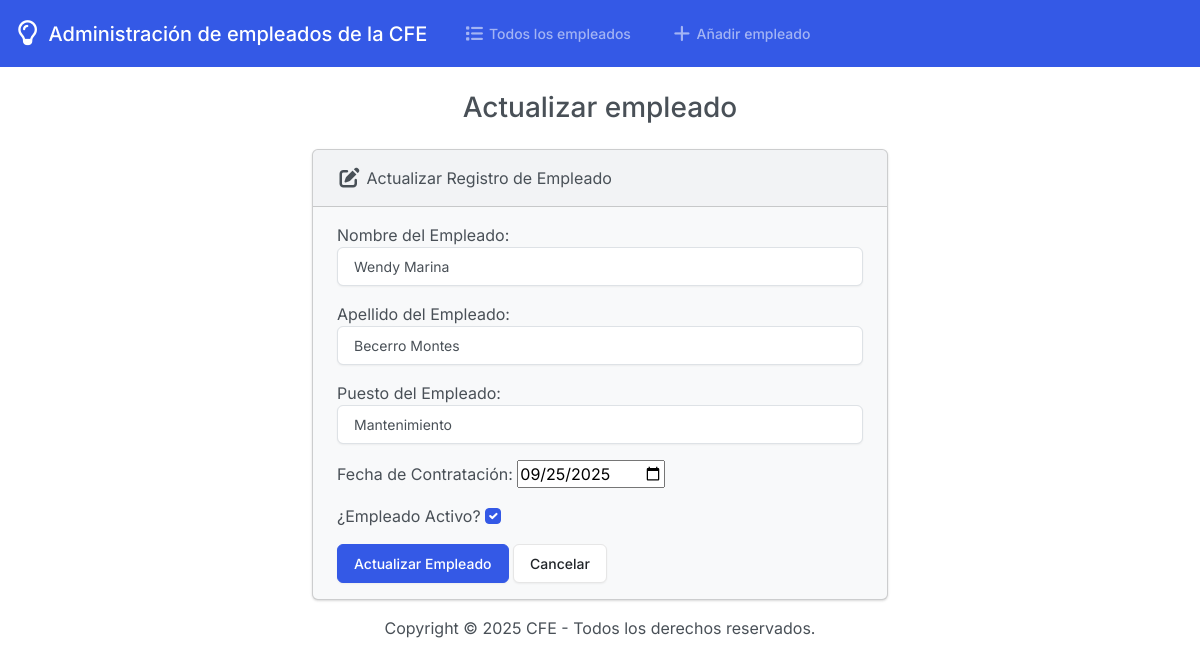
The app's page /editar/2 with its own data.
### empleado_cfe/models.py (models this page shows, shortened)
class Empleado(models.Model):
    clave_emp = models.AutoField(
        primary_key=True,
        unique=True,
        verbose_name="Clave de Empleado"
    )
    nombre_emp = models.CharField(
        max_length=100,
        verbose_name="Nombre"
    )
    apellido_emp = models.CharField(
        max_length=100,
        verbose_name="Apellido"
    )
    puesto_emp = models.CharField(
        max_length=100,
        verbose_name="Puesto"
    )
    fecha_contratacion = models.DateField(
        verbose_name="Fecha de Contratación"
    )
    activo_emp = models.BooleanField(
        default=True,
        verbose_name="Activo"
    )
    class Meta:
        db_table = 'Empleado'
        verbose_name = 'Empleado'
        verbose_name_plural = 'Empleados'

### empleado_cfe/views.py (the view)
# urls.py: path('editar/<int:clave_emp>', views.editar_empleado, name = 'editar_empleado'),
def editar_empleado(request, clave_emp):
    try:
        empleado = Empleado.objects.get(clave_emp = clave_emp)
    except Empleado.DoesNotExist:
        messages.error(request, "El empleado solicitado no existe.")
        return redirect('index')
    if request.method == 'POST':
        form = EmpleadoForm(request.POST, instance = empleado)
        if form.is_valid():
            form.save()
            messages.success(request, 'Empleado actualizado exitosamente.')
            return redirect('index')
    else :
        form = EmpleadoForm(instance = empleado)
    return render(request, 'empleado_cfe/editar_empleado.html', {
        'form': form,
        'empleado': empleado
    })

### empleado_cfe/forms.py
class EmpleadoForm(forms.ModelForm):
    class Meta:
        model = Empleado
        fields = ['nombre_emp', 'apellido_emp', 'puesto_emp', 'fecha_contratacion', 'activo_emp']
        labels = {
            'nombre_emp': 'Nombre del Empleado',
            'apellido_emp': 'Apellido del Empleado',
            'puesto_emp': 'Puesto del Empleado',
            'fecha_contratacion': 'Fecha de Contratación',
            'activo_emp': '¿Empleado Activo?',
        }
        widgets = {
            'nombre_emp': forms.TextInput(attrs={'class': 'form-control'}),
            'apellido_emp': forms.TextInput(attrs={'class': 'form-control'}),
            'puesto_emp': forms.TextInput(attrs={'class': 'form-control'}),
            'fecha_contratacion': forms.DateInput(attrs={'type': 'date'}),
            'activo_emp': forms.CheckboxInput(attrs={'class': 'form-check-input'})
        }

### empleado_cfe/templates/empleado_cfe/editar_empleado.html (shortened to what this page needs)
{% extends 'empleado_cfe/base.html' %}
{% block body %}
<h3 class = "text-center m-4">Actualizar empleado</h3>
    <div class = "row justify-content-center">
        <div class = "col-6">
            <div class="card bg-light mb-3">
                <div class="card-header">
                    <i class="fa-solid fa-pen-to-square fa-lg"></i> Actualizar Registro de Empleado
                </div>
                <div class="card-body">
                    <form action = "{% url 'editar_empleado' empleado.clave_emp %}" method = "POST">
                        {{ form.as_p }}
                        <button type="submit" class="btn btn-primary">Actualizar Empleado</button>
                        <a href = "{% url 'index' %}" class="btn btn-secondary">Cancelar</a>
                    </form>
                </div>
            </div>
        </div>
{% endblock %}

### records on screen
Empleado: nombre_emp "Wendy Marina", apellido_emp "Becerro Montes", puesto_emp "Mantenimiento", fecha_contratacion "09/25/2025", activo_emp "☑"
